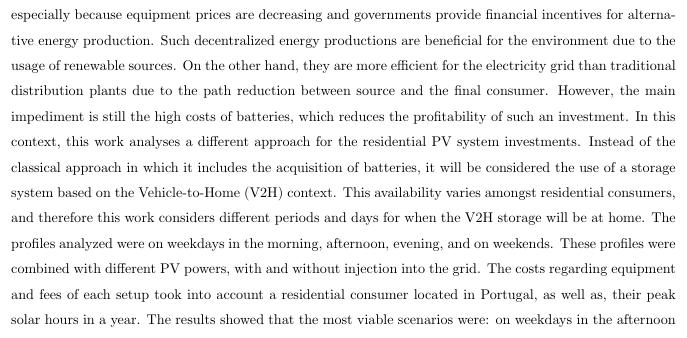
#> input picture images/0.jpg, 687 x 338 px
$ python testing.py images/0.jpg
#> lines starting #> are read from the running program, lines starting #| are printed output that depends on the picture; after the words box and inside, x2 and y2 are one past the last pixel; in counts of white or black regions, pixels touching at a corner belong together
### TextImage.py
import skimage
from skimage.color import rgb2gray, rgba2rgb, gray2rgb
from skimage.util import img_as_ubyte
from skimage.draw import rectangle_perimeter, set_color
from skimage import io

from skimage.filters import rank
from skimage.morphology import disk, square, star, binary_dilation, binary_erosion, binary_opening

import numpy as np

import math

class TextImage:

    WHITE = 1
    BLACK = 0

    def __init__(self, filepath, threshold_img_bin = 0.5, threshold_percent_px_cols = 0.1, threshold_qty_px_rows_is_text = 5):

#> called with filepath = 'images/0.jpg', threshold_img_bin = 0.5, threshold_percent_px_cols = 0.1, threshold_qty_px_rows_is_text = 5
        assert threshold_img_bin >= 0 and threshold_img_bin <= 1, "threshold_img_bin is out of range"
        self.threshold_img_bin = threshold_img_bin

        assert threshold_percent_px_cols >= 0 and threshold_percent_px_cols <= 1, "threshold_percent_px_cols out of range"
        self.threshold_percent_px_cols = threshold_percent_px_cols

        assert threshold_qty_px_rows_is_text >= 1, "threshold_qty_px_rows_is_text out of range"
        self.threshold_qty_px_rows_is_text = threshold_qty_px_rows_is_text

        self.lines = []

        self.filepath = filepath
        image = io.imread(filepath)
#> image is the input picture: shape (338, 687, 3); min 0, max 255, mean 236.8

        self.image_original = np.copy(image)

        if image[0][0].size == 1:
            self.image_rgb  = gray2rgb(image)
            # by default gray is 0..1
            self.image_gray = rgb2gray(image)
        elif image[0][0].size == 4:
            self.image_rgb  = rgba2rgb(image)
            self.image_gray = rgb2gray(self.image_rgb)
        elif image[0][0].size == 3:
            self.image_rgb  = image
            self.image_gray = rgb2gray(self.image_rgb)

        else:
            raise Exception("image pixel dimension is not supported")

        # assure pixels are represented in 0-255 range
        self.image_rgb = img_as_ubyte(self.image_rgb)

        self.image_bin  = self.image_gray > threshold_img_bin
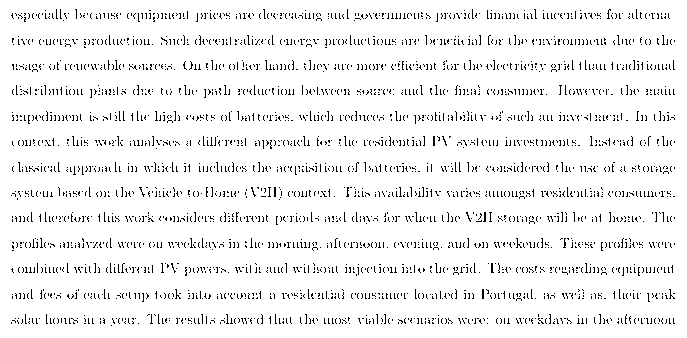
#> self.image_bin: shape (338, 687) bool; 94.2% white; black in thin lines or dots

        self.image_bin_dilated = np.array([])
        self.image_bin_dilated_words = np.array([])

        self.rows = self.image_gray.shape[0]
#> self.rows = 338
        self.cols = self.image_gray.shape[1]
#> self.cols = 687

        self.background_color = self.calcBackgroundColor()

        if self.background_color == self.WHITE:
            self.image_bin = np.invert(self.image_bin)

        self.text_color = self.WHITE
        self.background_color = self.BLACK

        assert self.text_color != self.background_color, "Background and text colors are the same!"


    def calcBackgroundColor(self):

        # if some coordinates are out of image boundaries,
        # the function does not take into account their
        # closest coordinates, instead, it just ignores
        # the out-of-bound coordinates.
        r, c = rectangle_perimeter((1,1), end=(self.rows - 2, self.cols - 2), shape=self.image_gray.shape)

        black_ctr = 0
        white_ctr = 0

        # set_color(self.image_rgb, (r, c), (0,255,0))

        for point in self.image_bin[r, c]:

            if point == self.BLACK:
                black_ctr = black_ctr + 1
            else:
                white_ctr = white_ctr + 1
#> after the loop, black_ctr = 0; white_ctr = 2050
#> in __init__, `self.image_bin = np.invert(self.image_bin)`: self.image_bin: shape (338, 687) bool; 5.8% white in thin lines or dots


        assert white_ctr != black_ctr, "Image perimeter has equal black and white pixels..."

        if white_ctr > black_ctr:
            return self.WHITE
        else:
            return self.BLACK

    def getTextLines(self):


        if len(self.image_bin_dilated):
            image = self.image_bin_dilated
        else:
            image = self.image_bin

        text_lines = 0
        row_ctr = 0

        # for every pixel row
        for row in range(0, self.rows):

            text_pxs = 0
            background_pxs = 0

            # for every pixel column
            for col in range(0, self.cols):
                if image[row][col] == self.text_color:
                    text_pxs = text_pxs + 1
                else:
                    background_pxs = background_pxs + 1

            # print(text_pxs / self.cols)
            if text_pxs / self.cols >= self.threshold_percent_px_cols:
                row_ctr = row_ctr + 1

            elif row_ctr >= self.threshold_qty_px_rows_is_text:
                # a text line was identified
                text_lines = text_lines + 1
                # save line coordinates for future operations
                self.lines.append(TextLineImage(start=(row - row_ctr, 0), end=(row - 1, self.cols - 1)))
                row_ctr = 0
            else:
                row_ctr = 0
#> after the loop, text_lines = 13


            # next pixel row or finished

        return text_lines

    # [47 lines left out: functions getTextLinesAlternative, dilateLines, not called in this run]


    def dilateWords(self, width=10):
        kernel = np.array([np.ones(width)])
        self.image_bin_dilated_words = binary_dilation(self.image_bin, kernel)


    # [6 lines left out: function getWordsPerLine, not called in this run]

    def drawTextLines(self):

        for line in self.lines:
            # red
            line.drawPerimeter(self.image_rgb, color=(255, 0, 0))
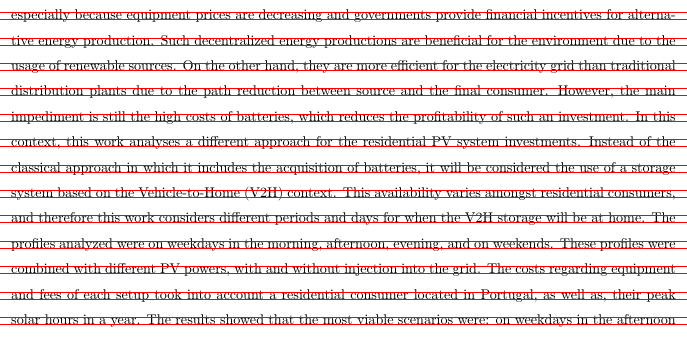
#> self.image_rgb: shape (338, 687, 3); 7.69% of pixels changed, all inside (x1, y1, x2, y2) = (0, 12, 687, 325)

    # [19 lines left out: functions drawWords, saveImages, not called in this run]


class Rectangle:

    def __init__(self, start, end):
        self.start = start
        self.end   = end

        self.row_len  = self.end[0] - self.start[0] + 1
        self.col_len  = self.end[1] - self.start[1] + 1

        assert self.row_len > 0, "row length must be greater than 0"
        assert self.col_len > 0, "col length must be greater than 0"


    def drawPerimeter(self, image, color):

        if len(color) != 3:
            raise ValueError("color must be of size 3")

        if image[0][0].size != 3:
            raise ValueError("image must be of size 3")

        r, c = rectangle_perimeter(self.start, end=self.end, shape=image.shape)
        set_color(image, (r, c), color)

        # image[r, c] = (255, 255, 0)


class TextLineImage(Rectangle):

    # if words arr is initialized here, it will be used by all objects instantiated from this class

    def __init__(self, start, end):

        super().__init__(start, end)

        self.words = []


    # [47 lines left out: functions getWords, drawWords, not called in this run]


### testing.py
import sys
from TextImage import TextImage

assert len(sys.argv) == 2, "Provide only one cli argument: the filepath"

filepath = sys.argv[1]

img_obj = TextImage(filepath)

print("bg color : ", img_obj.background_color)
print("txt color: ", img_obj.text_color)

print("text lines qty: ", img_obj.getTextLines())
img_obj.drawTextLines()

#> (the run stopped early here; a loop or call above may not have finished)

$ run again, on images/34.jpg
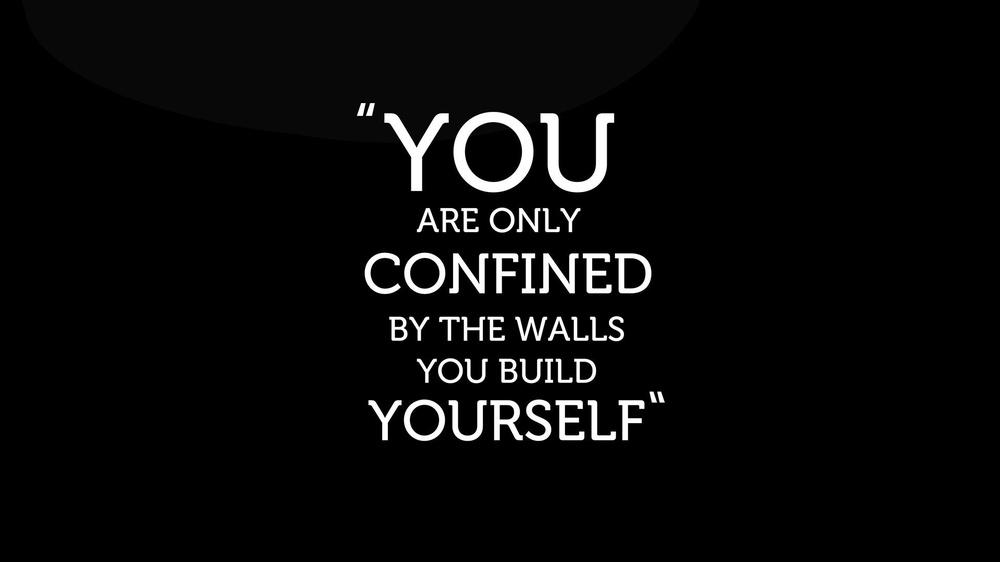
#> input picture images/34.jpg, 1000 x 562 px, shrunk from 1920 x 1080 before the run
#> in __init__, image is the input picture: shape (562, 1000, 3); min 0, max 255, mean 9.6
#> self.image_bin: shape (562, 1000) bool; 3.4% white; 48 white regions, largest, box (x1, y1, x2, y2) and area: (453, 112, 533, 192) 2392, (540, 113, 614, 192) 2061, (384, 113, 449, 191) 1424
#> after the loop in calcBackgroundColor, `for point in self.image_bin[r, c]:`: black_ctr = 3124; white_ctr = 0
#> after the loop in drawTextLines, `for line in self.lines:`:
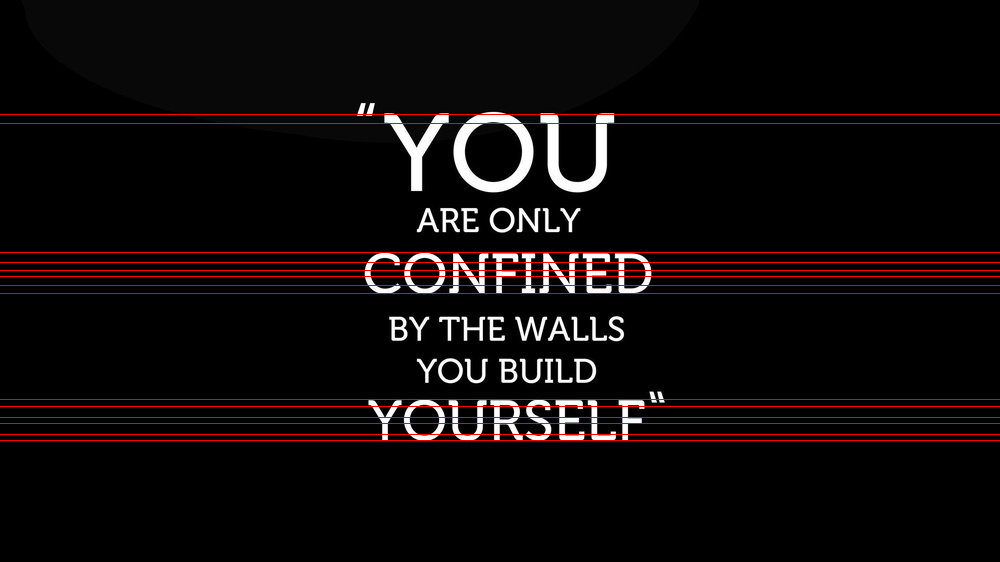
#> self.image_rgb: shape (562, 1000, 3); 2.49% of pixels changed, all inside (x1, y1, x2, y2) = (0, 114, 1000, 441)
